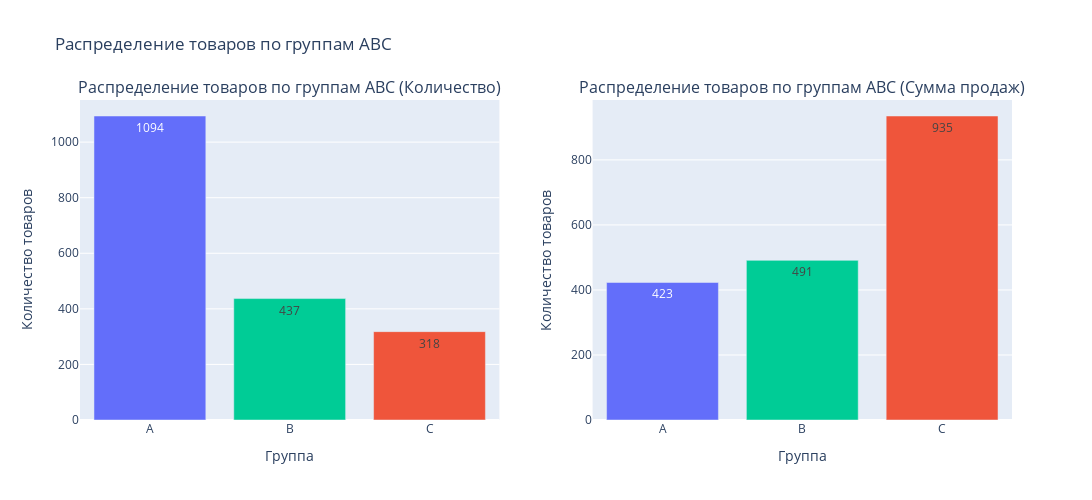

Notebook cell for this chart:
### Markdown cell above
**На графике показано, сколько товаров попало в каждую из групп ABC по количеству и сумме продаж.**

### Code cell
# Подсчёт количества товаров в каждой группе
quantity_counts = result['abc_quantity'].value_counts().reindex(['A', 'B', 'C'], fill_value=0)
sum_counts = result['abc_sum'].value_counts().reindex(['A', 'B', 'C'], fill_value=0)

# Создаём две гистограммы в одной строке
fig = make_subplots(rows=1, cols=2, subplot_titles=(
    "Распределение товаров по группам ABC (Количество)",
    "Распределение товаров по группам ABC (Сумма продаж)"
))

# Гистограмма по количеству
fig.add_trace(
    go.Bar(
        x=quantity_counts.index,
        y=quantity_counts.values,
        marker_color=['#636EFA', '#00CC96', '#EF553B'],  # Можно поменять цвета
        text=quantity_counts.values,
        textposition='auto',
        name='По количеству'
    ),
    row=1, col=1
)

# Гистограмма по сумме
fig.add_trace(
    go.Bar(
        x=sum_counts.index,
        y=sum_counts.values,
        marker_color=['#636EFA', '#00CC96', '#EF553B'],
        text=sum_counts.values,
        textposition='auto',
        name='По сумме'
    ),
    row=1, col=2
)

# Настройки осей и заголовков
fig.update_xaxes(title_text="Группа", row=1, col=1)
fig.update_yaxes(title_text="Количество товаров", row=1, col=1)
fig.update_xaxes(title_text="Группа", row=1, col=2)
fig.update_yaxes(title_text="Количество товаров", row=1, col=2)

fig.update_layout(
    title_text="Распределение товаров по группам ABC",
    showlegend=False,
    height=500,
    width=1100
)

fig.show()

### Figure 1 — Plotly figure (JSON) as saved in the notebook; plotly's stock layout.template omitted (floating-point values rounded to 4 significant figures)
{"data": [{"marker": {"color": ["#636EFA", "#00CC96", "#EF553B"]}, "name": "По количеству", "text": [1094, 437, 318], "textposition": "auto", "type": "bar", "x": ["A", "B", "C"], "xaxis": "x", "y": [1094, 437, 318], "yaxis": "y"}, {"marker": {"color": ["#636EFA", "#00CC96", "#EF553B"]}, "name": "По сумме", "text": [423, 491, 935], "textposition": "auto", "type": "bar", "x": ["A", "B", "C"], "xaxis": "x2", "y": [423, 491, 935], "yaxis": "y2"}], "layout": {"annotations": [{"font": {"size": 16}, "showarrow": false, "text": "Распределение товаров по группам ABC (Количество)", "x": 0.225, "xanchor": "center", "xref": "paper", "y": 1, "yanchor": "bottom", "yref": "paper"}, {"font": {"size": 16}, "showarrow": false, "text": "Распределение товаров по группам ABC (Сумма продаж)", "x": 0.775, "xanchor": "center", "xref": "paper", "y": 1, "yanchor": "bottom", "yref": "paper"}], "height": 500, "showlegend": false, "title": {"text": "Распределение товаров по группам ABC"}, "width": 1100, "xaxis": {"anchor": "y", "autorange": true, "domain": [0, 0.45], "range": [-0.5, 2.5], "title": {"text": "Группа"}, "type": "category"}, "xaxis2": {"anchor": "y2", "autorange": true, "domain": [0.55, 1], "range": [-0.5, 2.5], "title": {"text": "Группа"}, "type": "category"}, "yaxis": {"anchor": "x", "autorange": true, "domain": [0, 1], "range": [0, 1152.0], "title": {"text": "Количество товаров"}, "type": "linear"}, "yaxis2": {"anchor": "x2", "autorange": true, "domain": [0, 1], "range": [0, 984.2], "title": {"text": "Количество товаров"}, "type": "linear"}}}
